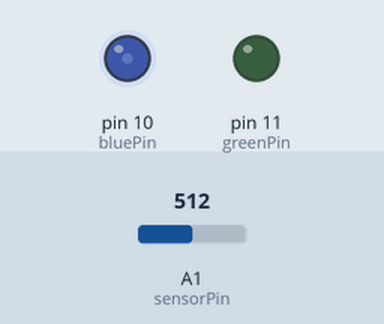
Bench run of a sketch on a simulated Arduino Uno, built with avr-gcc and run on an emulated ATmega328P. Shown: output pins drawn as LEDs (lit = HIGH). The inputs (shaded band) are chosen by the test bench; at power-on: A1 (sensorPin) = 512. What the sketch prints to the serial monitor is not drawn.

Above: at 0.05 s.
At 0.95 s:
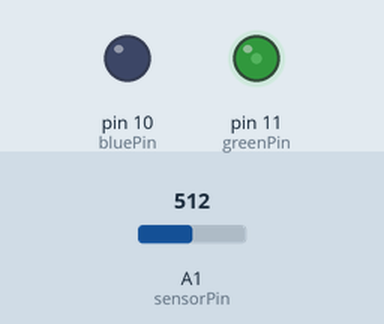
Timing chart, 0 to 3.0 s (numbered marks = the images above):
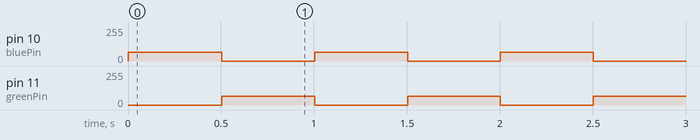

The sketch:

digital-graffiti.ino
```cpp
const int sensorPin = A1;
const int bluePin = 10;
const int greenPin = 11;

// button not pressed
int sensorMin = 1024;
// button pressed all the way down
int sensorMax = 0;

void setup() {
  pinMode(sensorPin, INPUT);
  pinMode(bluePin, OUTPUT);
  pinMode(greenPin, OUTPUT);
  Serial.begin(9600);
}

void loop() {
  int sensorValue = analogRead(sensorPin);

  // calibration!
  if (millis() < 5000) {
    // blinking light to indicate we're calibrating
    if (millis() % 1000 > 500) {
      analogWrite(greenPin, 64);
      analogWrite(bluePin, 0);
    } else {
      analogWrite(bluePin, 64);
      analogWrite(greenPin, 0);
    }

    // calibrate sensor min and sensor max
    if (sensorValue > sensorMax) sensorMax = sensorValue;
    if (sensorValue < sensorMin) sensorMin = sensorValue;
    Serial.println(sensorValue);
    return;
  }

  int normalizedSensorValue = map(sensorValue, sensorMin, sensorMax, 0, 255);

  normalizedSensorValue = max(normalizedSensorValue, 10);
  normalizedSensorValue = min(normalizedSensorValue, 245);

  // Serial.println(normalizedSensorValue);

  analogWrite(greenPin, 245 - normalizedSensorValue);
  analogWrite(bluePin, normalizedSensorValue);
}
```

Measured:
- by itself, pin 10 (bluePin): repeats every 1.0 s: 0/255 0.50 s, 64/255 0.50 s, until it stays 10/255 from 5.0 s
- by itself, pin 11 (greenPin): repeats every 1.0 s: 0/255 0.50 s, 64/255 0.50 s, until it stays 235/255 from 5.0 s
